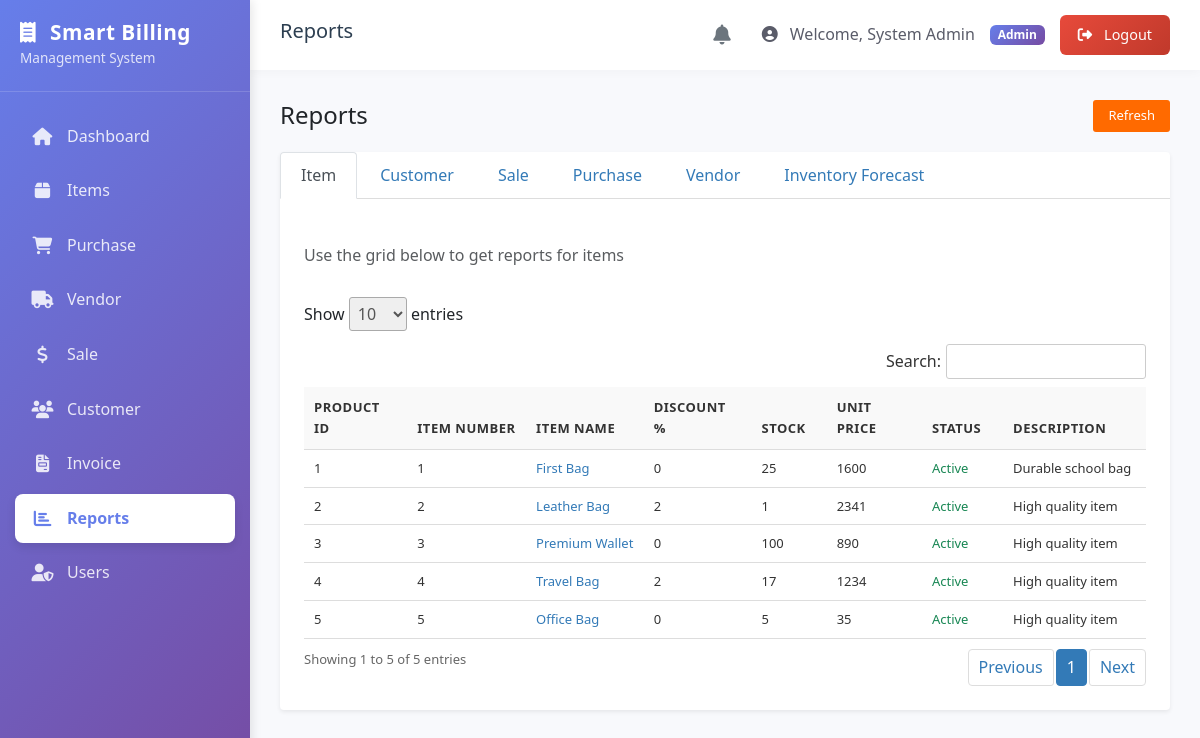
Screenshot of /admin/reports.php (signed in) with the database file from the repository.
### tables this page shows
CREATE TABLE `items` (
  `id` int(11) NOT NULL AUTO_INCREMENT,
  `item_number` int(11) NOT NULL,
  `item_name` varchar(150) NOT NULL,
  `discount` decimal(5,2) DEFAULT 0.00,
  `unit_price` decimal(10,2) NOT NULL,
  `status` enum('Active','Inactive') DEFAULT 'Active',
  `description` text DEFAULT NULL,
  `quantity` int(11) NOT NULL DEFAULT 0,
  `added_by` int(11) DEFAULT NULL,
  `created_at` timestamp NOT NULL DEFAULT current_timestamp(),
  `image` varchar(255) DEFAULT NULL,
  PRIMARY KEY (`id`),
  UNIQUE KEY `item_number` (`item_number`)
);

### admin/reports.php (the view, shortened to what this page needs)
<?php
require_once '../config/db.php';
$active_tab = isset($_GET['active_tab']) ? $_GET['active_tab'] : 'item';
$items_sql = "SELECT id as product_id, item_number, item_name, discount, quantity as stock, unit_price, status, description FROM items ORDER BY item_number ASC";
$items_result = $conn->query($items_sql);
include '../includes/header.php';
?>
<?php include '../includes/sidebar.php'; ?>
<main class="main-content">
    <?php include '../includes/topnav.php'; ?>
    <div class="content-body">
        <div class="report-header d-flex justify-content-between align-items-center mb-4">
            <h4 class="m-0 text-dark">Reports</h4>
            <button class="btn btn-refresh" onclick="location.href='reports.php'">Refresh</button>
        </div>
        <div class="card shadow-sm border-0" style="border-radius: 4px;">
            <ul class="nav nav-tabs tab-nav" id="reportTabs" role="tablist">
                <li class="nav-item" role="presentation">
                    <button class="nav-link <?php echo ($active_tab == 'item') ? 'active' : ''; ?>" id="item-tab"
                        data-bs-toggle="tab" data-bs-target="#item" type="button" role="tab">Item</button>
                </li>
                <li class="nav-item" role="presentation">
                    <button class="nav-link <?php echo ($active_tab == 'customer') ? 'active' : ''; ?>"
                        id="customer-tab" data-bs-toggle="tab" data-bs-target="#customer" type="button"
                        role="tab">Customer</button>
                </li>
                <li class="nav-item" role="presentation">
                    <button class="nav-link <?php echo ($active_tab == 'sale') ? 'active' : ''; ?>" id="sale-tab"
                        data-bs-toggle="tab" data-bs-target="#sale" type="button" role="tab">Sale</button>
                </li>
                <li class="nav-item" role="presentation">
                    <button class="nav-link <?php echo ($active_tab == 'purchase') ? 'active' : ''; ?>"
                        id="purchase-tab" data-bs-toggle="tab" data-bs-target="#purchase" type="button"
                        role="tab">Purchase</button>
                </li>
                <li class="nav-item" role="presentation">
                    <button class="nav-link <?php echo ($active_tab == 'vendor') ? 'active' : ''; ?>" id="vendor-tab"
                        data-bs-toggle="tab" data-bs-target="#vendor" type="button" role="tab">Vendor</button>
                </li>
                <li class="nav-item" role="presentation">
                    <button class="nav-link <?php echo ($active_tab == 'forecast') ? 'active' : ''; ?>"
                        id="forecast-tab" data-bs-toggle="tab" data-bs-target="#forecast" type="button"
                        role="tab">Inventory Forecast</button>
                </li>
            </ul>
            <div class="card-body p-4">
                <div class="tab-content" id="reportTabsContent">
                    <div class="tab-pane fade <?php echo ($active_tab == 'item') ? 'show active' : ''; ?>" id="item"
                        role="tabpanel">
                        <p class="text-muted mb-4">Use the grid below to get reports for items</p>
                        <div class="table-responsive">
                            <table id="itemTable" class="table table-hover data-table" style="width:100%">
                                <thead>
                                    <tr class="bg-light">
                                        <th>Product ID</th>
                                        <th>Item Number</th>
                                        <th>Item Name</th>
                                        <th>Discount %</th>
                                        <th>Stock</th>
                                        <th>Unit Price</th>
                                        <th>Status</th>
                                        <th>Description</th>
                                    </tr>
                                </thead>
                                <tbody>
                                    <?php while ($row = $items_result->fetch_assoc()): ?>
                                        <tr>
                                            <td><?php echo $row['product_id']; ?></td>
                                            <td><?php echo $row['item_number']; ?></td>
                                            <td><a href="#"
                                                    class="text-decoration-none"><?php echo htmlspecialchars($row['item_name']); ?></a>
                                            </td>
                                            <td><?php echo $row['discount'] + 0; ?></td>
                                            <td><?php echo $row['stock']; ?></td>
                                            <td><?php echo number_format($row['unit_price'], 0, '', ''); ?></td>
                                            <td><span class="text-success"><?php echo $row['status']; ?></span></td>
                                            <td><?php echo htmlspecialchars($row['description']); ?></td>
                                        </tr>
                                    <?php endwhile; ?>
                                </tbody>
                            </table>
                        </div>
                    </div>
                </div>
            </div>
        </div>
    </div>
</main>
<?php include '../includes/footer.php'; ?>

### assets/css/style.css (style rules this page uses)
:root { --primary-color: #667eea; --primary-gradient: linear-gradient(135deg, #667eea 0%, #764ba2 100%); --secondary-color: #764ba2; --success-color: #1cc88a; --success-gradient: linear-gradient(135deg, #1cc88a 0%, #13855c 100%); --warning-color: #f6c23e; --warning-gradient: linear-gradient(135deg, #f6c23e 0%, #dda20a 100%); --danger-color: #e74a3b; --danger-gradient: linear-gradient(135deg, #e74a3b 0%, #c0392b 100%); --info-color: #36b9cc; --info-gradient: linear-gradient(135deg, #36b9cc 0%, #258391 100%); --dark-color: #2c3e50; --text-color: #5a5c69; --light-color: #f8f9fc; --border-color: #e3e6f0; --sidebar-width: 250px; --header-height: 70px; --box-shadow: 0 2px 10px rgba(0, 0, 0, 0.06); --hover-shadow: 0 4px 20px rgba(0, 0, 0, 0.1); --transition: all 0.3s cubic-bezier(0.4, 0, 0.2, 1); }
* { margin: 0; padding: 0; box-sizing: border-box; }
body { font-family: 'Segoe UI', Tahoma, Geneva, Verdana, sans-serif; background-color: var(--light-color); color: var(--text-color); overflow-x: hidden; line-height: 1.6; }
h1, h2, h3, h4, h5, h6 { color: var(--dark-color); margin-bottom: 0.5rem; }
.main-content { margin-left: var(--sidebar-width); padding: 0; min-height: 100vh; transition: var(--transition); display: flex; flex-direction: column; }
.content-body { padding: 30px; flex: 1; }
.data-table { width: 100%; border-collapse: collapse; margin-bottom: 0; }
.data-table thead { background: #f8f9fc; }
.data-table th { padding: 15px 20px; text-align: left; border-bottom: 2px solid var(--border-color); color: var(--dark-color); font-weight: 700; font-size: 0.85rem; text-transform: uppercase; letter-spacing: 0.5px; }
.data-table td { padding: 15px 20px; border-bottom: 1px solid var(--border-color); color: var(--text-color); vertical-align: middle; }
.data-table tbody tr { transition: background-color 0.2s; }
.tab-nav { display: flex; gap: 5px; background: white; padding: 15px 20px 0 20px; border-radius: 8px 8px 0 0; margin-bottom: 0; border-bottom: 1px solid var(--border-color); }
.btn-refresh { background: #ff6b35; color: white; border: none; padding: 8px 20px; border-radius: 6px; cursor: pointer; font-weight: 600; transition: var(--transition); box-shadow: 0 2px 5px rgba(255, 107, 53, 0.3); }
.btn { padding: 10px 20px; border-radius: 6px; border: none; cursor: pointer; font-weight: 600; transition: var(--transition); text-decoration: none; display: inline-block; }
.tab-nav { border-bottom: 1px solid #dee2e6; margin-bottom: 20px; padding-left: 10px; }
.tab-nav .nav-link { color: #337ab7; font-weight: 500; border: 1px solid transparent; border-top-left-radius: 4px; border-top-right-radius: 4px; padding: 10px 20px; }
.tab-nav .nav-link.active { color: #495057; background-color: #fff; border-color: #dee2e6 #dee2e6 #fff; cursor: default; font-weight: 500; }
.btn-refresh { background-color: #ff6a00; color: white; border: none; padding: 6px 15px; font-size: 13px; border-radius: 3px; font-weight: normal; box-shadow: none; transition: all 0.2s; }
.data-table { border-bottom: 1px solid #ddd; }
.data-table thead th { background-color: #f9f9f9; border-bottom: 2px solid #ddd; color: #333; font-weight: bold; font-size: 13px; padding: 10px; }
.data-table tbody td { padding: 8px 10px; font-size: 13px; color: #333; border-top: 1px solid #ddd; vertical-align: middle; }
.tab-nav { display: flex; gap: 2px; background: transparent; padding: 0; border-bottom: 1px solid #ddd; margin-bottom: 20px; }
.btn-refresh { background-color: #ff6a00; color: white; border: none; padding: 6px 15px; font-size: 13px; border-radius: 3px; font-weight: normal; box-shadow: none; }
.data-table thead th { background-color: #f9f9f9; border-bottom: 1px solid #ddd; color: #333; font-weight: bold; font-size: 13px; padding: 10px; position: relative; cursor: pointer; }
.data-table tbody td { padding: 8px 10px; font-size: 13px; color: #333; border-bottom: 1px solid #ddd; }
.data-table a { color: #337ab7; }
.report-header { margin-bottom: 20px !important; border-bottom: none !important; }

### rows the page displays
items: id "1", item_number "1", item_name "First Bag", $row['discount'] + 0 "0", quantity "25", unit_price "1600", status "Active", description "Durable school bag"
items: id "2", item_number "2", item_name "Leather Bag", $row['discount'] + 0 "2", quantity "1", unit_price "2341", status "Active", description "High quality item"
items: id "3", item_number "3", item_name "Premium Wallet", $row['discount'] + 0 "0", quantity "100", unit_price "890", status "Active", description "High quality item"
items: id "4", item_number "4", item_name "Travel Bag", $row['discount'] + 0 "2", quantity "17", unit_price "1234", status "Active", description "High quality item"
items: id "5", item_number "5", item_name "Office Bag", $row['discount'] + 0 "0", quantity "5", unit_price "35", status "Active", description "High quality item"

### other values shown
$page_title "Reports"
$_SESSION['name'] "System Admin"
$_SESSION['role'] "Admin"
